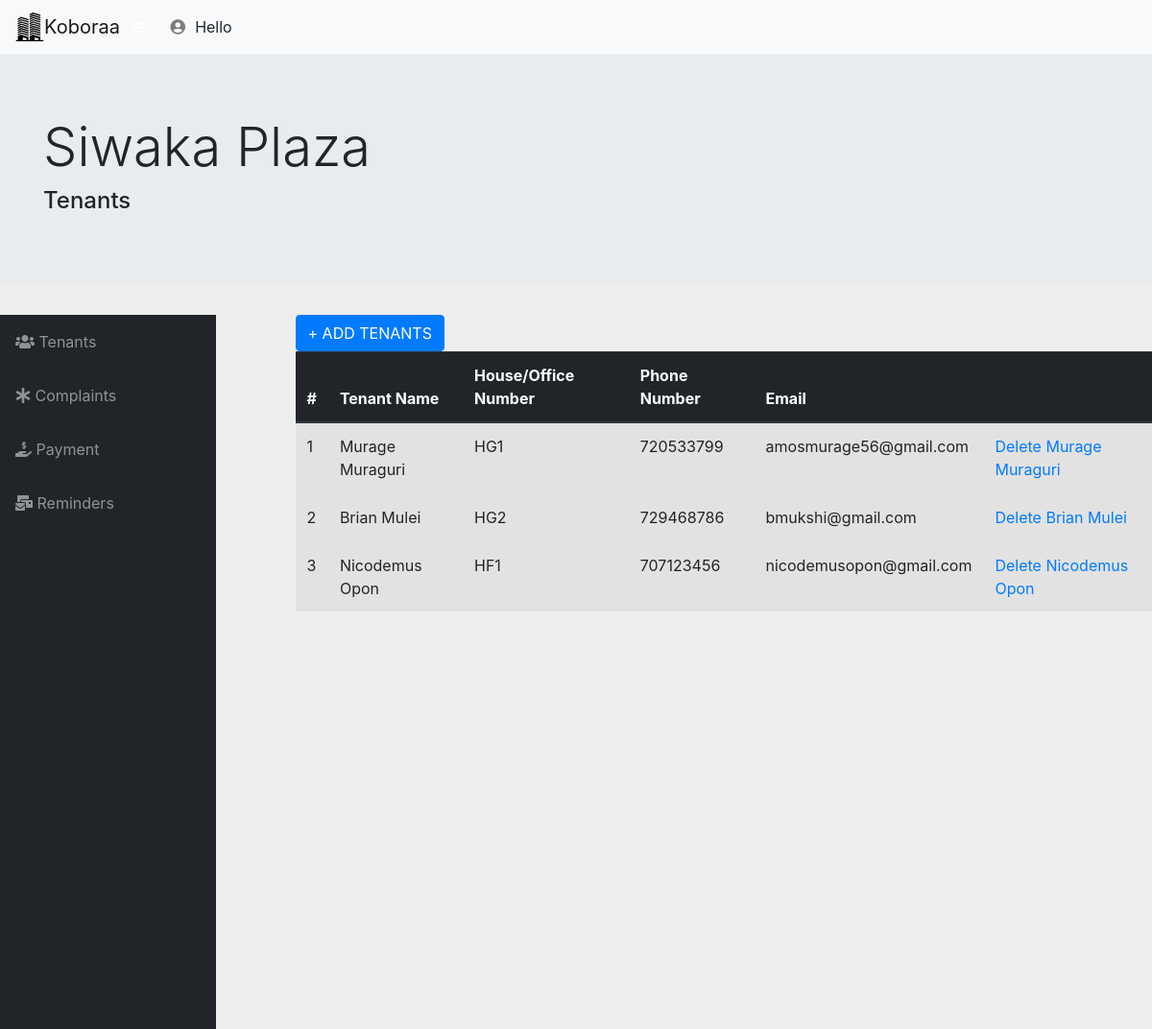
Screenshot of /viewBuilding.php?ID=1 with the database file from the repository.
### tables this page shows
CREATE TABLE `building` (
  `buildingID` int(5) NOT NULL,
  `buildID` varchar(50) NOT NULL,
  `buildingName` varchar(90) NOT NULL,
  `buildingCity` varchar(20) NOT NULL,
  `buildingEstate` varchar(20) NOT NULL,
  `ownerID` int(5) NOT NULL,
  `roomCapacity` int(3) NOT NULL,
  `caretakerName` varchar(50) DEFAULT NULL,
  `caretakerNo` int(11) DEFAULT NULL
);

CREATE TABLE `tenant` (
  `tenantID` int(5) NOT NULL,
  `tenantName` varchar(90) NOT NULL,
  `tenantPhone` int(10) NOT NULL,
  `tenantEmail` varchar(50) NOT NULL,
  `buildingID` int(5) NOT NULL,
  `ownerID` int(5) NOT NULL,
  `rentalNumber` varchar(10) DEFAULT NULL,
  `payStatus` int(2) DEFAULT '0'
);

### viewBuilding.php (the view, shortened to what this page needs)
<?php
require "process/DB_connect.php";
$buildingID=$_SESSION['buildingID'];
$showBuild_query="SELECT * FROM building where buildingID ='$buildingID' ";
$show=$conn->query($showBuild_query);
$show_row = $show->fetch_assoc();
?>
<!DOCTYPE html>
<html lang="en">
  <head>
    <link href="resources/style/bootstrap.css" rel="stylesheet">
    <link href="vendor/fontawesome-free/css/all.min.css" rel="stylesheet" type="text/css">
    <link href="vendor/datatables/dataTables.bootstrap4.css" rel="stylesheet">
    <link href="css/sb-admin.css" rel="stylesheet">
  </head>
  <body id="page-top">
  <nav class="navbar navbar-expand-lg navbar-light bg-light">
  <img src="resources/images/icon.svg" width="30" height="30" class="d-inline-block align-top" alt="">
      <a class="navbar-brand mr-1" href="home.php">Koboraa</a>
      <button class="btn btn-link btn-sm text-white order-1 order-sm-0" id="sidebarToggle" href="#">
        <i class="fas fa-bars"></i>
      </button>
      <ul class="navbar-nav ml-auto ml-md-0">
        <li class="nav-item dropdown no-arrow">
          <a class="nav-link dropdown-toggle" href="#" id="userDropdown" role="button" data-toggle="dropdown" aria-haspopup="true" aria-expanded="false">
            <i class="fas fa-user-circle fa-fw"></i>
          </a>
        </li>
      </ul>
            Hello <?php print($_SESSION['firstName']." ".$_SESSION['lastName']);?>
    </nav>
    <div class="jumbotron jumbotron-fluid" >
  <div class="container">
    <h1 class="display-4"><?php print $show_row['buildingName']; ?></h1>
    <h4>Tenants</h4>
  </div>
</div>
    <div class="row">
                    <div class="col-md-3">
                            <div id="wrapper">
                                    <ul class="sidebar navbar-nav">
                                        <li class="nav-item">
                                        <a class="nav-link" href="viewBuilding.php">
                                            <i class="fas fa-users"></i>
                                            <span>Tenants</span></a>
                                        </li>
                                        <li class="nav-item">
                                        <a class="nav-link" href="complaints.php">
                                            <i class="fas fa-asterisk"></i>
                                            <span>Complaints</span></a>
                                        </li>
                                        <li class="nav-item">
                                        <a class="nav-link" href="pay.php">
                                            <i class="fas fa-hand-holding-usd"></i>
                                            <span>Payment</span></a>
                                        </li>
                                        <li class="nav-item">
                                                            <a class="nav-link" href="reminder.php">
                                                                <i class="fas fa-mail-bulk"></i>
                                                                <span>Reminders</span></a>
                                                            </li>
                                    </ul>
                            <div id="content-wrapper">
                    </div>
                        </div>
                </div>
   <div class="col-md-9">
            <button type="button" class="btn btn-primary" data-toggle="modal" data-target="#exampleModal" >+ ADD TENANTS</button>
       <table class="table table-striped" >
                  <thead class="thead-dark">
                    <tr>
                      <th scope="col">#</th>
                      <th scope="col">Tenant Name</th>
                      <th scope="col">House/Office Number</th>
                      <th scope="col">Phone Number</th>
                     <th scope="col">Email</th>
                     <th scope="col">     </th>
                    </tr>
                  </thead>
    <?php
          $showTen_query="SELECT * FROM tenant where buildingID ='$buildingID' ";
          $show=$conn->query($showTen_query);
          if ($show->num_rows > 0){
            $count=1;
            while($show_row = $show->fetch_assoc()){
    ?>
<tbody>
                    <tr>
                      <td><?php print $count;?></td>
                        <td><?php print $show_row["tenantName"]?></td>
                        <td><?php print $show_row["rentalNumber"];?></td>
                        <td><?php print $show_row["tenantPhone"];?></td>
                        <td><?php print $show_row["tenantEmail"];?></td>
                        <td><a href="process/delUser.php?tenantID=<?php print $show_row['tenantID'];?>">Delete<?php print " ".$show_row['tenantName'];?></td>
                    </tr>
                  </tbody>
       <?php
       $count++;
            }
        }
       ?>
          </table>
</div>
   </div>
  </body>
</html>

### css/sb-admin.css (style rules this page uses)
html { position: relative; min-height: 100%; }
body { height: 100%; }
#wrapper { display: -webkit-box; display: -ms-flexbox; display: flex; }
#wrapper #content-wrapper { overflow-x: hidden; width: 100%; padding-top: 1rem; padding-bottom: 80px; }
.navbar-nav .nav-item.dropdown .dropdown-toggle::after { width: 1rem; text-align: center; float: right; vertical-align: 0; border: 0; font-weight: 900; content: '\f105'; font-family: 'Font Awesome 5 Free'; }
.navbar-nav .nav-item.dropdown.no-arrow .dropdown-toggle::after { display: none; }
.sidebar { width: 90px !important; background-color: #212529; position:absolute; min-height: calc(100vh - 56px); }
.sidebar .nav-item:last-child { margin-bottom: 1rem; }
.sidebar .nav-item .nav-link { text-align: center; padding: 0.75rem 1rem; width: 90px; }
.sidebar .nav-item .nav-link span { font-size: 0.65rem; display: block; }
.sidebar .nav-item .nav-link { color: rgba(255, 255, 255, 0.5); }
@media (min-width: 768px) { .sidebar { width: 225px !important; } }
@media (min-width: 768px) { .sidebar .nav-item .nav-link { display: block; width: 100%; text-align: left; padding: 1rem; width: 225px; } }
@media (min-width: 768px) { .sidebar .nav-item .nav-link span { font-size: 1rem; display: inline; } }
:root { --input-padding-x: 0.75rem; --input-padding-y: 0.75rem; }

### rows the page displays
building: buildingName "Siwaka Plaza"
tenant: tenantName "Murage Muraguri", rentalNumber "HG1", tenantPhone "720533799", tenantEmail "amosmurage56@gmail.com"
tenant: tenantName "Brian Mulei", rentalNumber "HG2", tenantPhone "729468786", tenantEmail "bmukshi@gmail.com"
tenant: tenantName "Nicodemus Opon", rentalNumber "HF1", tenantPhone "707123456", tenantEmail "nicodemusopon@gmail.com"
